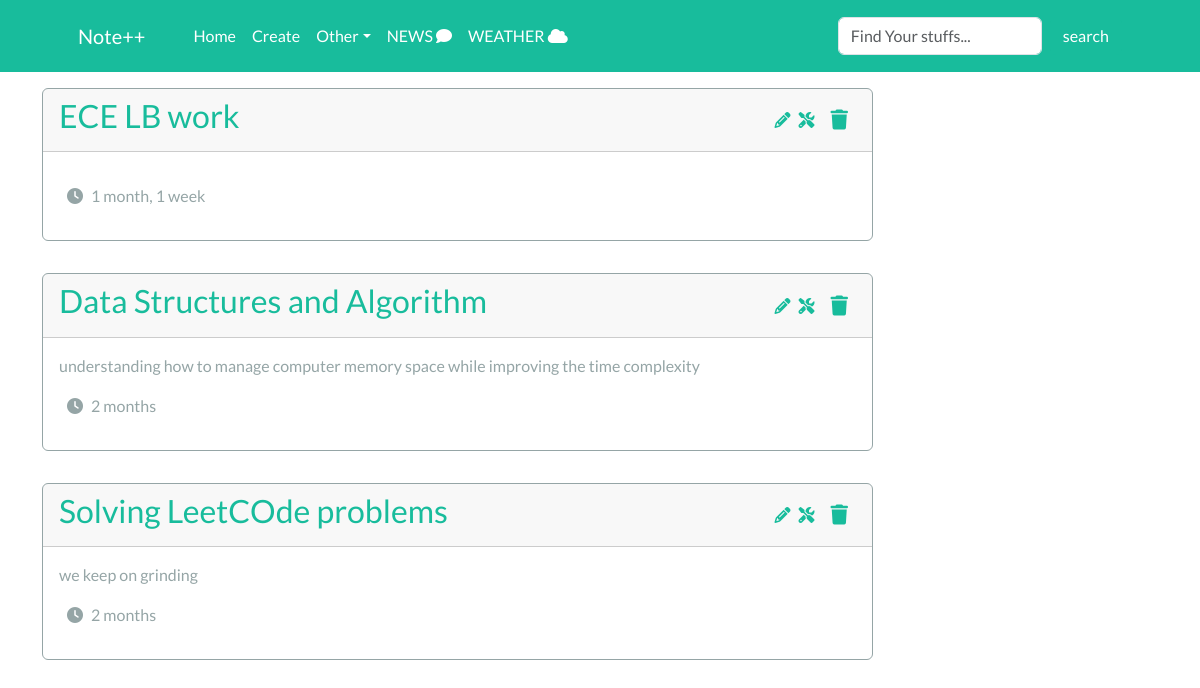
The app's page / (signed in), older data.
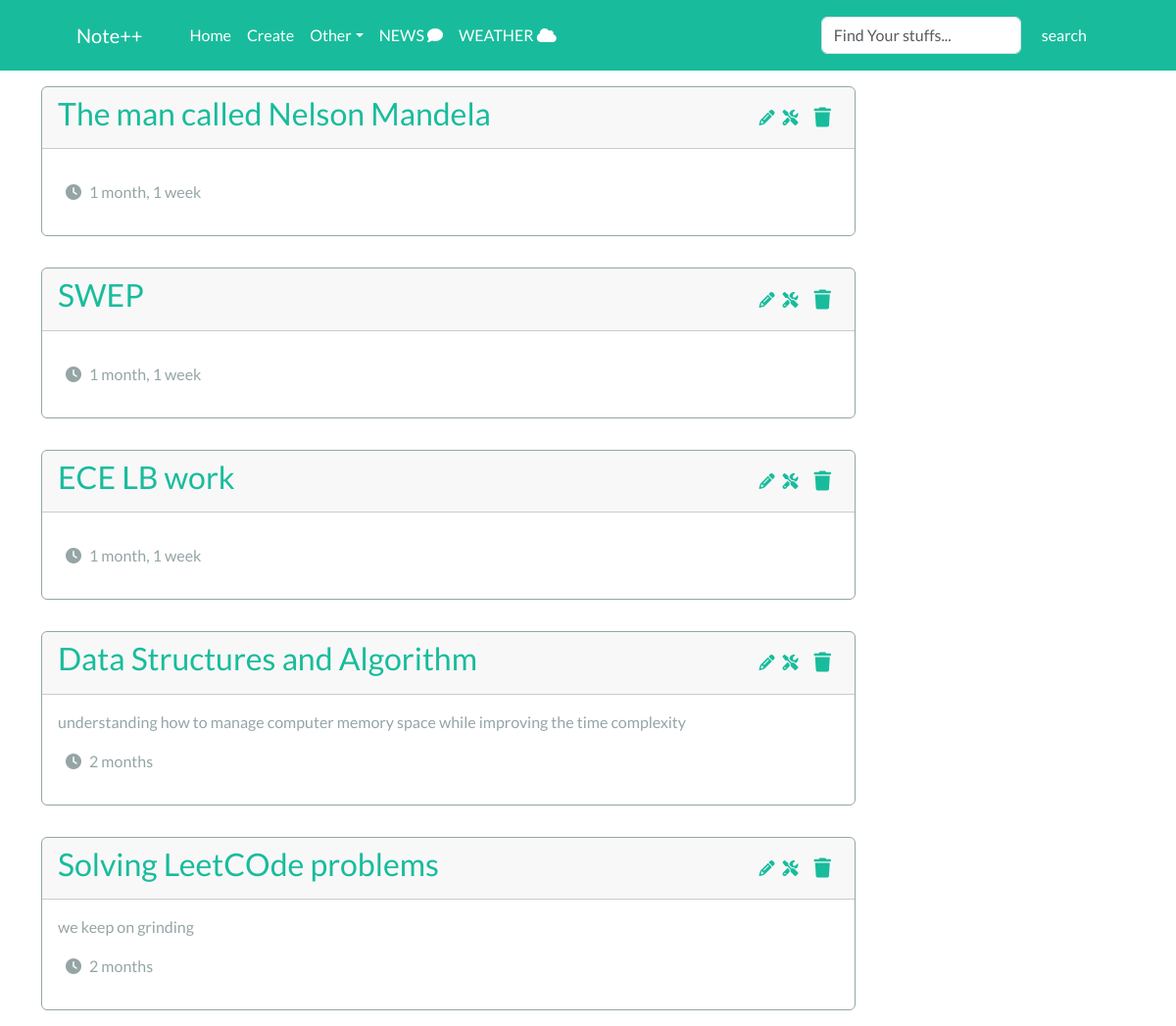
The same page, newer data.
### core/models.py (models this page shows, shortened)
class Course(models.Model):
    title = models.CharField(max_length=200)
    description = models.TextField(null=True, blank=True)
    created = models.DateTimeField(auto_now_add=True)
    author = models.ForeignKey(User, on_delete=models.CASCADE)

### core/views.py (the view)
# urls.py: path('', Index, name='Index'),
@login_required
def Index(request):
    courses = Course.objects.filter(author=request.user).order_by('-created')# Retrieve Data from the Database
    context = {'courses':courses} # Pass retrieved data to the frontend
    return render(request, 'core/admin/index.html', context)

### core/templates/core/admin/index.html (shortened to what this page needs)
{% extends 'core/admin/base.html' %}
{% load static %}
    {% block content %}
    <div class="container">
        {% if courses %}
        <div class="row justify-content-center-md">
            <div class="col-md-9 ">
                {% for course in courses %}
                <div class="row mt-3">
                    <div class="col-md-12">
                        <div class="card border-secondary mb-3">
                            <div class="card-header d-flex justify-content-between">
                                <div class="">
                                    <a style="text-decoration: none;" href="{% url 'CourseDetail' course.pk %}" class=""><h3>{{course.title}}</h3></a>
                                </div>
                                <div class="d-flex align-items-center">
                                <a href="{% url 'CreateNote' course.pk %}"><i class="fa fa-pencil"></i></a>
                                <a href="{% url 'UpdateCourse' course.pk %}"><i class="fa-solid fa-screwdriver-wrench m-2"></i></a>
                                <a href="{% url 'DeleteCourse' course.pk %}" data-bs-toggle="modal" data-bs-target="#exampleModal"><i style="font-size: 20px;"class="fa fa-trash m-2"></i></a>
                                </div>
                            </div>
                            <div class="card-body text-secondary">
                            <p class="card-tittle">{{course.description}}</p>
                            <p class=""><i class="fa fa-clock mx-2"></i>{{course.created|timesince}}</p>
                            </div>
                        </div>
                    </div>
                </div>
                {% endfor %}
            </div>
            <div class="col-md-3">
            </div>
        </div>
        {% endif %}
    </div>
    {% endblock %}

Row changes from the older to the newer data that the page shows:
added Course: title "The man called Nelson Mandela", created "1 month, 1 week"
added Course: title "SWEP", created "1 month, 1 week"
